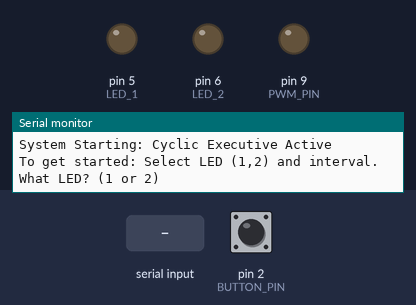
Recording of a sketch running on a simulated Arduino Uno, built with avr-gcc and run on an emulated ATmega328P. On the bench: output pins drawn as LEDs (lit = HIGH), the last lines printed to the serial monitor. Inputs (shaded band) come from the test bench; at power-on: pin 2 (BUTTON_PIN) LOW.

Above: at 1.2 s.
1.3 s: pin 2 (BUTTON_PIN) pulled HIGH for 0.15 s
At 2.4 s:
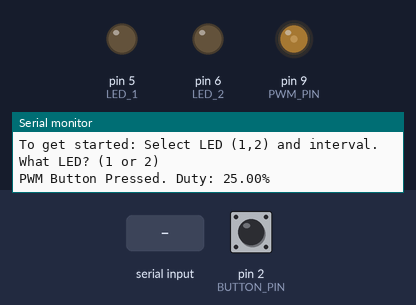
2.9 s: pin 2 (BUTTON_PIN) pulled HIGH for 1 s
At 3.6 s:
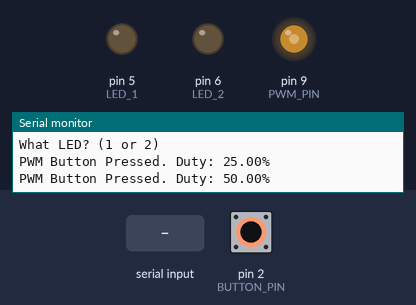
5.4 s: pin 2 (BUTTON_PIN) pulled HIGH for 0.15 s
At 6.0 s:
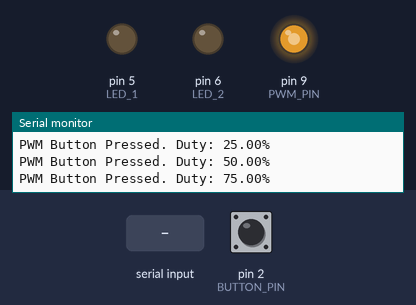
7.0 s: pin 2 (BUTTON_PIN) pulled HIGH for 3.2 s
At 8.4 s:
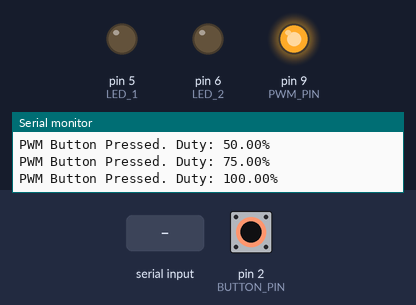
11.7 s: "90,45\n" received over Serial
13.2 s: "30,150\n" received over Serial
At 14.5 s:
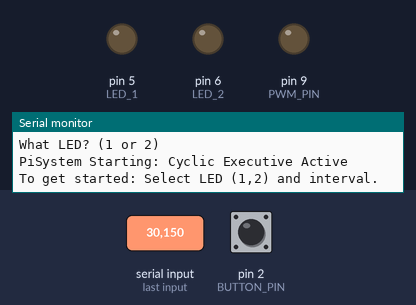
Timing chart, 0 to 15.7 s (numbered marks = the images above; inputs shaded):
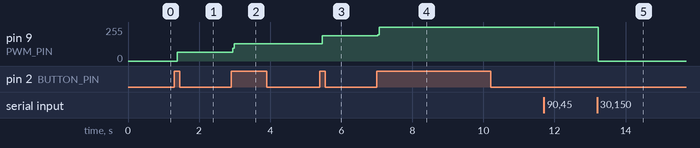

The sketch:

CMPE_311_Project_3.ino
```cpp
// --- Hardware Definitions (Merged) ---
const int PWM_PIN = 9;      // The pin driving the MOSFET/LED (Timer1)
const int BUTTON_PIN = 2;   // The pin connected to the button
#define LED_1 5             // Serial Controlled LED 1
#define LED_2 6             // Serial Controlled LED 2

// --- PWM Logic Constants & Globals ---
const unsigned int PWM_PERIOD_TICKS = 20000;
const unsigned long DEBOUNCE_DELAY = 20;

volatile unsigned int pwmDutyTicks = 0;
unsigned long lastDebounceTime = 0;
int buttonState;
int lastButtonState = LOW;
int sequenceIndex = 0;

// Duty Cycle Sequence: 0%, 25%, 50%, 75%, 100%, 75%, 50%, 25%
const float dutyCycleSequence[] = {0.0, 0.25, 0.50, 0.75, 1.0, 0.75, 0.50, 0.25};
const int SEQUENCE_LENGTH = 8;

// --- LED Blinking Logic Globals ---
byte LED1State = LOW;
byte LED2State = LOW;
unsigned long prevTimeLED1 = 0, LED1BlinkDelay = 0;
unsigned long prevTimeLED2 = 0, LED2BlinkDelay = 0;

// Variables for User Input
int chosenLED = 0;
int chosenDelay = 0;

typedef void (*cycleCode)();

// Forward declarations
void GetAndSet();
void blink();
void handlePWMButton();
void setupTimer1PWM();
void advanceDutyCycle();
int pickvalue(const char* printout);

// The Task Array
// We add handlePWMButton here so it runs in the cycle
cycleCode tasks[] = {GetAndSet, blink, handlePWMButton};

int count = 0;
int task_count = sizeof(tasks)/sizeof(tasks[0]);

void setup() {
  // Configure Pins
  pinMode(PWM_PIN, OUTPUT);
  pinMode(BUTTON_PIN, INPUT); // Assumes external pull-down
  pinMode(LED_1, OUTPUT);
  pinMode(LED_2, OUTPUT);

  // Configure Serial
  Serial.begin(9600);
  Serial.println("System Starting: Cyclic Executive Active");

  // Configure Hardware Timer for PWM (Runs in background via ISR)
  setupTimer1PWM();
}

void loop() {
  // Execute the current task in the array
  tasks[count % task_count]();

  // Move to next task
  count++;
}

void GetAndSet() {
  // Initial prompt logic
  if (chosenLED == 0 && chosenDelay == 0) {
    Serial.print('\n');
    Serial.println("To get started: Select LED (1,2) and interval.");
    // We force a start state to enter the logic below
    chosenLED = 1;
  }

  // Check if data is waiting to avoid blocking the main loop unnecessarily
  if (Serial.available() == 0) {
    chosenLED = pickvalue("What LED? (1 or 2)");

    Serial.print("Picked LED: ");
    Serial.println(chosenLED);

    if (chosenLED != 1 && chosenLED != 2) {
      Serial.println("LED Picked is not available");
      return;
    }

    chosenDelay = pickvalue("What interval (in msec)?");
    Serial.print("Blink Rate: ");
    Serial.println(chosenDelay);
  }

  // Assign the rate
  if (chosenLED == 1) {
    LED1BlinkDelay = chosenDelay;
  } else if (chosenLED == 2) {
    LED2BlinkDelay = chosenDelay;
  }
}

// Helper to keep system alive while waiting for Serial input
void runBackgroundTasks() {
    blink();            // Keep LEDs blinking
    handlePWMButton();  // Keep PWM button responsive
}

int pickvalue(const char* printout) {
  Serial.println(printout);

  while (Serial.available() == 0) {
    runBackgroundTasks();
  }

  int number = Serial.parseInt();

  // Clear buffer
  while (Serial.available() != 0) {
    Serial.read();
  }
  return number;
}

void blink() {
  unsigned long timeNow = millis();

  // Handle LED 1
  if (LED1BlinkDelay > 0 && (timeNow - prevTimeLED1 > LED1BlinkDelay)) {
    prevTimeLED1 += LED1BlinkDelay; // Keep accurate timebase
    LED1State = !LED1State;         // Toggle
    digitalWrite(LED_1, LED1State);
  }

  // Handle LED 2
  if (LED2BlinkDelay > 0 && (timeNow - prevTimeLED2 > LED2BlinkDelay)) {
    prevTimeLED2 += LED2BlinkDelay; // Keep accurate timebase
    LED2State = !LED2State;         // Toggle
    digitalWrite(LED_2, LED2State);
  }
}

void handlePWMButton() {
  int reading = digitalRead(BUTTON_PIN);

  // If the switch changed, due to noise or pressing:
  if (reading != lastButtonState) {
    lastDebounceTime = millis();
  }

  if ((millis() - lastDebounceTime) > DEBOUNCE_DELAY) {
    // If state has stabilized
    if (reading != buttonState) {
      buttonState = reading;

      // Detect RISING EDGE (LOW to HIGH)
      if (buttonState == HIGH) {
        advanceDutyCycle();
      }
    }
  }
  lastButtonState = reading;
}
void advanceDutyCycle() {
  // 1. Increment Index
  sequenceIndex++;
  if (sequenceIndex >= SEQUENCE_LENGTH) {
    sequenceIndex = 0;
  }
  // 2. Calculate new PWM ticks
  float currentRatio = dutyCycleSequence[sequenceIndex];
  noInterrupts();
  pwmDutyTicks = (unsigned int)(PWM_PERIOD_TICKS * currentRatio);
  // Update Compare Register (Offset by TCNT start)
  OCR1A = (65536 - PWM_PERIOD_TICKS) + pwmDutyTicks;
  interrupts();

  Serial.print("PWM Button Pressed. Duty: ");
  Serial.print(currentRatio * 100);
  Serial.println("%");
}

void setupTimer1PWM() {
  noInterrupts();
  TCCR1A = 0;
  TCCR1B = 0;
  TCNT1  = 0;
  OCR1A = 0; // Start at 0%
  // Prescaler 8 (16MHz/8 = 2MHz). 20000 ticks = 10ms (100Hz)
  TCCR1B |= (1 << CS11);
  // Enable Output Compare A and Overflow Interrupts
  TIMSK1 |= (1 << OCIE1A) | (1 << TOIE1);
  interrupts();
}
// ISR: Timer Overflow (Start of Period)
ISR(TIMER1_OVF_vect) {
  TCNT1 = 65536 - PWM_PERIOD_TICKS; // Reset counter
  if (pwmDutyTicks > 0) {
    digitalWrite(PWM_PIN, HIGH);
  }
}
// ISR: Compare Match (End of Duty Cycle)
ISR(TIMER1_COMPA_vect) {
  if (pwmDutyTicks < PWM_PERIOD_TICKS) {
    digitalWrite(PWM_PIN, LOW);
  }
}
```

Measured:
- after the input at 1.3 s, pin 9 (PWM_PIN): 0/255 → 64/255 after 0.08 s
- after the input at 2.9 s, pin 9 (PWM_PIN): 64/255 → 128/255 at once
- after the input at 5.4 s, pin 9 (PWM_PIN): 128/255 → 191/255 after 0.06 s
- after the input at 7.0 s, pin 9 (PWM_PIN): 191/255 → 255/255 at once
- after the input at 13.2 s, pin 9 (PWM_PIN): 255/255 → 0/255 at once
